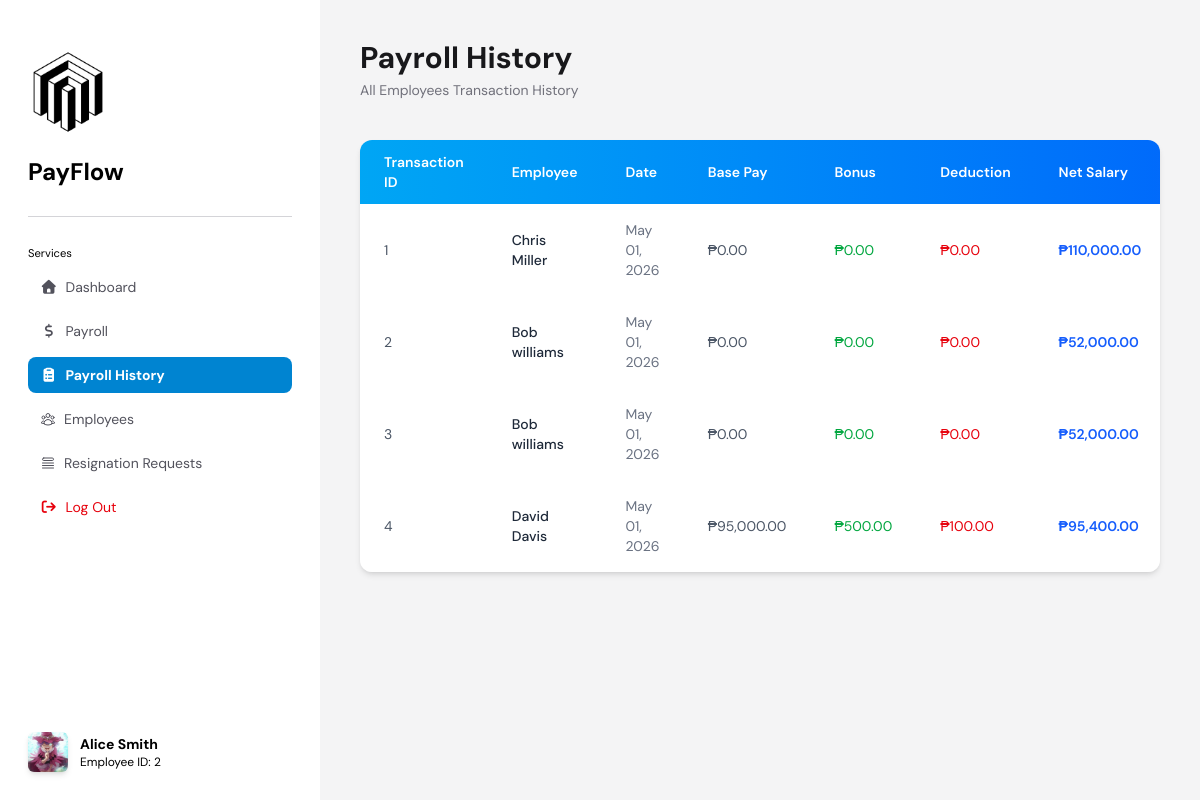
Page /pages/payrollHistory.php (signed in) on the earlier database version.
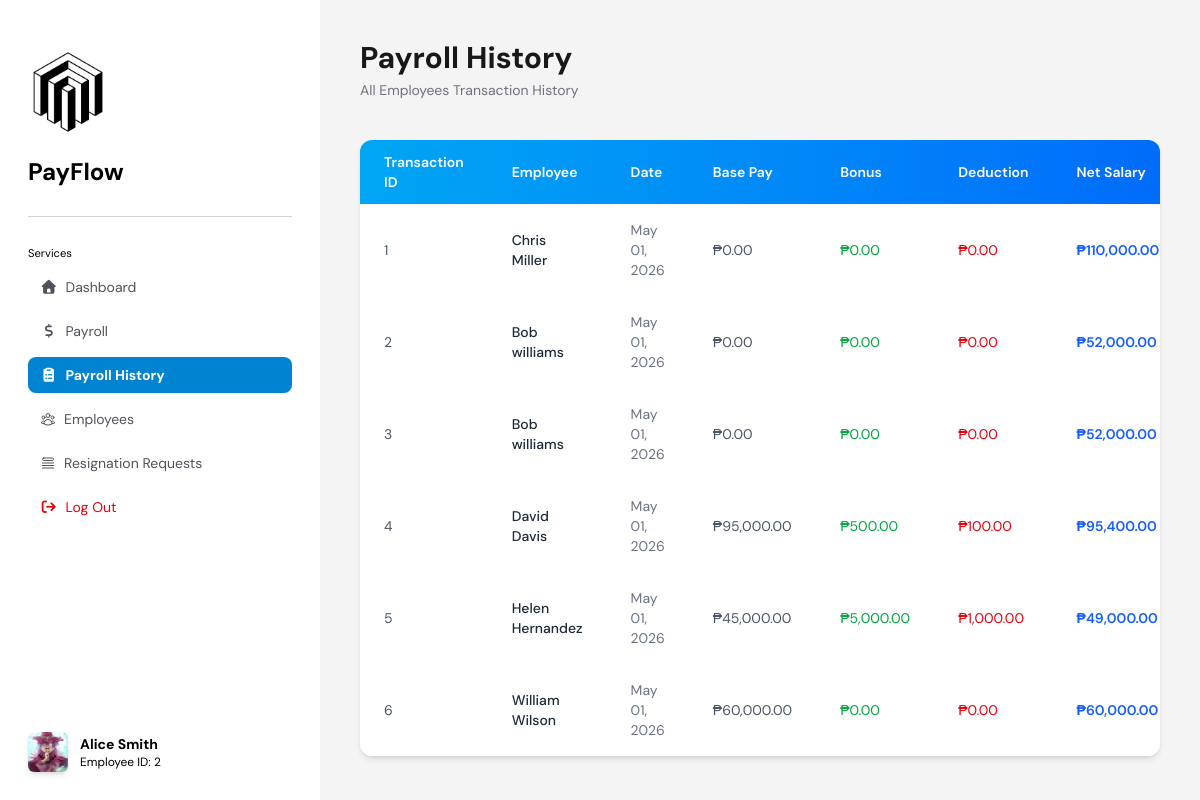
Same page on the later database version.
### tables this page shows
CREATE TABLE `salary_history` (
  `transaction_id` int(11) NOT NULL,
  `employee_id` int(11) NOT NULL,
  `salary_id` int(11) NOT NULL,
  `date` date NOT NULL DEFAULT current_timestamp(),
  `salary_amount` int(11) NOT NULL,
  `base_pay` int(15) NOT NULL,
  `bonus` int(15) NOT NULL,
  `deduction` int(15) NOT NULL
);

### src/controllers/getPayrollHistory.php (the view, shortened to what this page needs)
<?php
include('../backend/database.php');
$employeeId = $_SESSION['employeeId'];
if ($isAdmin == 0) {
    $sql = "SELECT sh.transaction_id, sh.employee_id, sh.date, sh.salary_amount,
                    sh.base_pay, sh.bonus, sh.deduction,
                    CONCAT(e.first_name, ' ', e.last_name) as full_name
                FROM salary_history sh
                JOIN employees e ON sh.employee_id = e.employee_id
                WHERE sh.employee_id = ?
                ORDER BY sh.date DESC";
    $stmt = $conn->prepare($sql);
    $stmt->bind_param('i', $employeeId);
    $stmt->execute();
    $query = $stmt->get_result();
    $isEmployeeView = true;
} else {
    $sql = "SELECT sh.transaction_id, sh.employee_id, sh.date, sh.salary_amount,
                    sh.base_pay, sh.bonus, sh.deduction,
                    CONCAT(e.first_name, ' ', e.last_name) as full_name
                FROM salary_history sh
                LEFT JOIN employees e ON sh.employee_id = e.employee_id
                ORDER BY sh.date DESC";
    $stmt = $conn->prepare($sql);
    $stmt->execute();
    $query = $stmt->get_result();
    $isEmployeeView = false;
}
if ($query->num_rows == 0) {
    echo "<img src='../assets/images/noHistoryFound.svg' alt='No History Found' class='w-52 relative -left-5 mx-auto'>";
    echo "<h1 class='text-zinc-600 font-medium text-center mt-5'>No history of payroll found.</h1>";
} else {
    $rows = [];
    while ($row = $query->fetch_assoc()) {
        $rows[] = $row;
    }
    echo '
    <div>
        <h1 class="font-bold text-3xl text-zinc-900">Payroll History</h1>
        <p class="text-zinc-500 text-sm mt-1">' . ($isEmployeeView ? 'Your Transaction History' : 'All Employees Transaction History') . '</p>
        <div class="overflow-x-auto bg-white shadow-md rounded-xl mt-10">
            <table class="min-w-full text-sm text-left text-gray-600">
                <thead class="bg-gradient-to-r from-sky-500 to-blue-600 text-white">
                    <tr>
                        <th class="px-6 py-3 font-semibold">Transaction ID</th>';
    if (!$isEmployeeView) {
        echo '<th class="px-6 py-3 font-semibold">Employee</th>';
    }
    echo '
                        <th class="px-6 py-3 font-semibold">Date</th>
                        <th class="px-6 py-3 font-semibold">Base Pay</th>
                        <th class="px-6 py-3 font-semibold">Bonus</th>
                        <th class="px-6 py-3 font-semibold">Deduction</th>
                        <th class="px-6 py-3 font-semibold">Net Salary</th>
                        <th class="px-6 py-3 font-semibold text-center">Payslip</th>
                    </tr>
                </thead>
                <tbody class="divide-y">';
    foreach ($rows as $row) {
        $transactionId = htmlspecialchars($row['transaction_id']);
        $fullNameEsc = htmlspecialchars($row['full_name']);
        $dateFormatted = date("M d, Y", strtotime($row['date']));
        $basePay = number_format($row['base_pay'], 2);
        $bonus = number_format($row['bonus'], 2);
        $deduction = number_format($row['deduction'], 2);
        $netSalary = number_format($row['salary_amount'], 2);
        $dataAttrs = "data-id=\"{$transactionId}\"
                      data-name=\"{$fullNameEsc}\"
                      data-date=\"{$dateFormatted}\"
                      data-base=\"{$basePay}\"
                      data-bonus=\"{$bonus}\"
                      data-deduction=\"{$deduction}\"
                      data-net=\"{$netSalary}\"";
        echo "
            <tr class='hover:bg-blue-50 transition-all border-0'>
                <td class='px-6 py-4'>{$transactionId}</td>";
        if (!$isEmployeeView) {
            echo "<td class='px-6 py-4 font-medium text-gray-800'>{$fullNameEsc}</td>";
        }
        echo "
                <td class='px-6 py-4 text-gray-500'>{$dateFormatted}</td>
                <td class='px-6 py-4 text-gray-600'>₱{$basePay}</td>
                <td class='px-6 py-4 text-green-600'>₱{$bonus}</td>
                <td class='px-6 py-4 text-red-600'>₱{$deduction}</td>
                <td class='px-6 py-4 text-blue-600 font-semibold'>₱{$netSalary}</td>
                <td class='px-6 py-4 text-center'>
                    <button {$dataAttrs}
                        onclick='downloadSlip(this)'
                        class='cursor-pointer inline-flex items-center gap-1.5 bg-blue-600 hover:bg-blue-700 active:scale-95 text-white text-xs font-semibold px-3 py-2 rounded-lg transition-all shadow-sm'>
                        <svg xmlns='http://www.w3.org/2000/svg' class='w-3.5 h-3.5' fill='none' viewBox='0 0 24 24' stroke='currentColor' stroke-width='2.5'>
                            <path stroke-linecap='round' stroke-linejoin='round' d='M4 16v2a2 2 0 002 2h12a2 2 0 002-2v-2M7 10l5 5m0 0l5-5m-5 5V4'/>
                        </svg>
                        Download
                    </button>
                </td>
            </tr>";
    }
    echo '
                </tbody>
            </table>
        </div>
    </div>';
}
?>

### pages/payrollHistory.php (shortened to what this page needs)
<?php
$fullName = $_SESSION["fullName"];
$isAdmin = $_SESSION["isAdmin"];
?>
<!DOCTYPE html>
<html lang="en">
<head>
    <link rel="stylesheet" href="https://cdnjs.cloudflare.com/ajax/libs/font-awesome/7.0.1/css/all.min.css">
    <script src="../assets/css/tailwindcss.js"></script>
</head>
<body>
    <div class="flex relative bg-zinc-100">
        <?php include '../src/components/sideBar.php'; ?>
        <div class="w-full md:flex-1 min-h-screen md:static md:overflow-y-auto">
            <div class="h-full flex flex-col p-10">
                <div class="h-fit mb-auto">
                    <?php
                    include("../src/controllers/getPayrollHistory.php");
                    ?>
                </div>
            </div>
        </div>
    </div>
</body>
</html>

### src/components/sideBar.php (shortened to what this page needs)
<?php
$currentPage = basename($_SERVER['PHP_SELF']);
function isActive($page, $currentPage)
{
    return $page === $currentPage
        ? "bg-sky-600 text-white font-bold px-3 py-2 rounded-lg"
        : "text-zinc-600 hover:bg-zinc-100 px-3 py-2 rounded-lg";
}
function iconColor($page, $currentPage)
{
    return $page === $currentPage ? "text-white" : "text-zinc-600";
}
function svgStroke($page, $currentPage)
{
    return $page === $currentPage ? "stroke-white" : "stroke-zinc-600";
}
?>
<div id="sidebar" class="flex flex-col fixed md:sticky top-0 left-0 z-50 p-7 w-80 h-screen bg-white overflow-hidden">
    <div class="w-full">
        <img src="../assets/images/PayFlow Logo.png" alt="PayFlow Logo" class="w-20 h-32 object-cover">
        <h1 class="text-2xl font-bold">PayFlow</h1>
    </div>
    <hr class="my-7 text-zinc-300">
    <nav class="flex flex-col text-sm">
        <ul class="flex flex-col gap-2">
            <small>Services</small>
            <?php if ($isAdmin == 0): ?>
                <li>
                    <a href="dashboard.php"
                        class="flex gap-2 items-center transition-all duration-300 <?php echo isActive('dashboard.php', $currentPage); ?>">
                        <i class="fa-solid fa-house <?php echo iconColor('dashboard.php', $currentPage); ?>"></i>
                        Dashboard
                    </a>
                </li>
            <?php else: ?>
                <li>
                    <a href="adminDashboard.php"
                        class="flex gap-2 items-center transition-all duration-300 <?php echo isActive('adminDashboard.php', $currentPage); ?>">
                        <i class="fa-solid fa-house <?php echo iconColor('adminDashboard.php', $currentPage); ?>"></i>
                        Dashboard
                    </a>
                </li>
            <?php endif; ?>
            <li>
                <a href="payroll.php"
                    class="flex gap-2 items-center transition-all duration-300 <?php echo isActive('payroll.php', $currentPage); ?>">
                    <i class="fa-solid fa-dollar-sign <?php echo iconColor('payroll.php', $currentPage); ?>"></i>
                    Payroll
                </a>
            </li>
            <li>
                <a href="payrollHistory.php"
                    class="flex gap-2 items-center transition-all duration-300 <?php echo isActive('payrollHistory.php', $currentPage); ?>">
                    <i
                        class="fa-solid fa-clipboard-list <?php echo iconColor('payrollHistory.php', $currentPage); ?>"></i>
                    Payroll History
                </a>
            </li>
            <?php if ($isAdmin == 1): ?>
                <li>
                    <a href="employees.php"
                        class="flex gap-2 items-center transition-all duration-300 <?php echo isActive('employees.php', $currentPage); ?>">
                        <svg xmlns="http://www.w3.org/2000/svg" fill="none" viewBox="0 0 24 24" stroke-width="1.5"
                            stroke="currentColor" class="size-4 <?php echo svgStroke('employees.php', $currentPage); ?>">
                            <path stroke-linecap="round" stroke-linejoin="round"
                                d="M18 18.72a9.094 9.094 0 0 0 3.741-.479 3 3 0 0 0-4.682-2.72m.94 3.198.001.031c0 .225-.012.447-.037.666A11.944 11.944 0 0 1 12 21c-2.17 0-4.207-.576-5.963-1.584A6.062 6.062 0 0 1 6 18.719m12 0a5.971 5.971 0 0 0-.941-3.197m0 0A5.995 5.995 0 0 0 12 12.75a5.995 5.995 0 0 0-5.058 2.772m0 0a3 3 0 0 0-4.681 2.72 8.986 8.986 0 0 0 3.74.477m.94-3.197a5.971 5.971 0 0 0-.94 3.197M15 6.75a3 3 0 1 1-6 0 3 3 0 0 1 6 0Zm6 3a2.25 2.25 0 1 1-4.5 0 2.25 2.25 0 0 1 4.5 0Zm-13.5 0a2.25 2.25 0 1 1-4.5 0 2.25 2.25 0 0 1 4.5 0Z" />
                        </svg>
                        Employees
                    </a>
                </li>
                <li>
                    <a href="resignationRequests.php"
                        class="flex gap-2 items-center transition-all duration-300 <?php echo isActive('resignationRequests.php', $currentPage); ?>">
                        <svg xmlns="http://www.w3.org/2000/svg" fill="none" viewBox="0 0 24 24" stroke-width="1.5"
                            stroke="currentColor"
                            class="size-4 <?php echo svgStroke('resignationRequests.php', $currentPage); ?>">
                            <path stroke-linecap="round" stroke-linejoin="round"
                                d="M3.75 12h16.5m-16.5 3.75h16.5M3.75 19.5h16.5M5.625 4.5h12.75a1.875 1.875 0 0 1 0 3.75H5.625a1.875 1.875 0 0 1 0-3.75Z" />
                        </svg>
                        Resignation Requests
                    </a>
                </li>
            <?php endif ?>
            <li>
                <a href="../src/controllers/logoutSession.php"
                    class="text-red-600 hover:bg-zinc-100 px-3 py-2 rounded-lg flex gap-2 items-center transition-all duration-300">
                    <i class="fa-solid fa-arrow-right-from-bracket text-red-600"></i>
                    Log Out
                </a>
            </li>
        </ul>
    </nav>
    <div class="mt-auto flex items-center gap-3 w-10 object-cover aspect-square">
        <img src="<?php echo $_SESSION['profileLink'] ?>" alt="<?php echo $fullName . ' Profile Picture' ?>"
            class="object-cover aspect-square shadow-md rounded-md">
        <div class="md:block">
            <h1 class="font-bold text-sm w-screen"><?php echo $fullName ?></h1>
            <h1 class="text-xs">Employee ID: <?php echo $_SESSION['employeeId'] ?></h1>
        </div>
    </div>
</div>

### pages/payrollHistory.php (style rules this page uses)
* { font-family: 'DM Sans', sans-serif; scrollbar-width: thin; }

### src/components/sideBar.php (style rules this page uses)
#sidebar { overflow-y: auto; flex-shrink: 0; }

Differences in the rows shown:
added salary_history: transaction_id "5", fullNameEsc "Helen Hernandez", date "May 01, 2026", base_pay "45,000.00", bonus "5,000.00", deduction "1,000.00", salary_amount "49,000.00"
added salary_history: transaction_id "6", fullNameEsc "William Wilson", date "May 01, 2026", base_pay "60,000.00", bonus "0.00", deduction "0.00", salary_amount "60,000.00"
